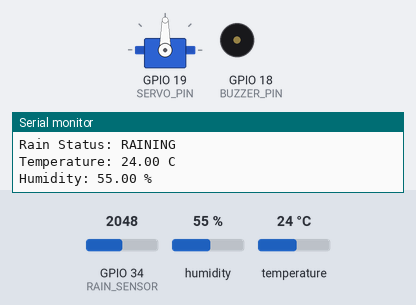
Simulated run of this sketch. Board: ESP32. Parts: servo, buzzer (waves = sounding, pin HIGH), the last lines printed to the serial monitor. Inputs (shaded band) come from the test bench; at power-on: GPIO 34 (RAIN_SENSOR) = 2048, humidity 55 %, temperature 24 °C (analog values on the 0–4095 scale).

Above: at 2.7 s.
2.8 s: GPIO 34 (RAIN_SENSOR) set to 3455
4.9 s: GPIO 34 (RAIN_SENSOR) set to 3538
At 7.4 s:
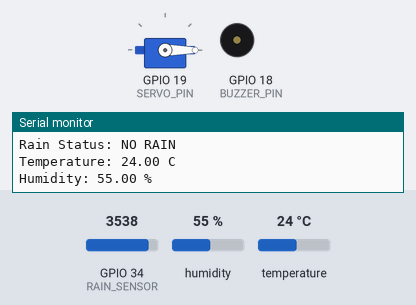
8.4 s: GPIO 34 (RAIN_SENSOR) set to 3460
At 10.0 s:
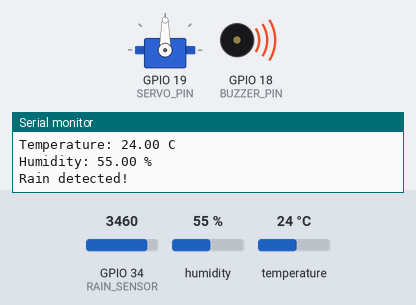
11.7 s: GPIO 34 (RAIN_SENSOR) set to 3540
At 12.7 s:
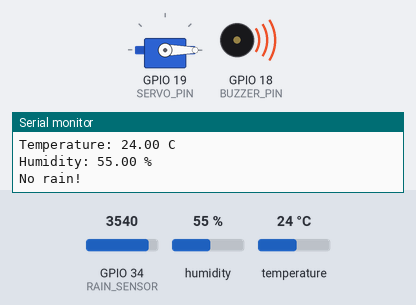
Timing chart, 0 to 14.9 s (numbered marks = the images above; inputs shaded):
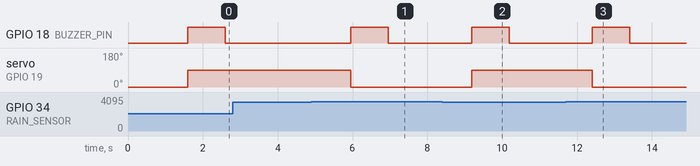

Measured:
- the behaviour switches between 3499 and 3500 on GPIO 34 (RAIN_SENSOR) (found by bisection; images 0 and 1)
- after the input at 4.9 s, GPIO 18 (BUZZER_PIN): LOW → HIGH after 1.1 s, → LOW 1.0 s later; servo on GPIO 19 (SERVO_PIN): 90° → 0° after 1.1 s
- after the input at 8.4 s, GPIO 18 (BUZZER_PIN): LOW → HIGH after 0.78 s, → LOW 1.0 s later; servo on GPIO 19 (SERVO_PIN): 0° → 90° after 0.78 s
- after the input at 11.7 s, GPIO 18 (BUZZER_PIN): LOW → HIGH after 0.71 s, → LOW 1.0 s later; servo on GPIO 19 (SERVO_PIN): 90° → 0° after 0.71 s

The sketch:

RAIN_TEMP_USING_IOT.ino
```cpp
#include <WiFi.h>
#include "AdafruitIO_WiFi.h"
#include <DHT.h>
#include <ESP32Servo.h>

// ==========================
// Adafruit IO Credentials
// ==========================
#define IO_USERNAME  "rain030426"
#define IO_KEY       "aio_DhhD61Umyeg12QDQTRJAJxgeffgQ"

// ==========================
// WiFi Credentials
// ==========================
#define WIFI_SSID    "Robotutor"
#define WIFI_PASS    "Robotutor"

// ==========================
// Pin Definitions for ESP32
// ==========================
#define RAIN_SENSOR   34     // ADC pin
#define BUZZER_PIN    18
#define SERVO_PIN     19
#define DHT_PIN       4
#define DHT_TYPE      DHT11

// ==========================
// Objects
// ==========================
DHT dht(DHT_PIN, DHT_TYPE);
Servo servo;

// ==========================
// Adafruit IO Setup
// ==========================
AdafruitIO_WiFi io(IO_USERNAME, IO_KEY, WIFI_SSID, WIFI_PASS);

AdafruitIO_Feed *temperatureFeed = io.feed("temperature");
AdafruitIO_Feed *humidityFeed    = io.feed("humidity");
AdafruitIO_Feed *rainValueFeed   = io.feed("rain-value");
AdafruitIO_Feed *rainStatusFeed  = io.feed("rain-status");

// ==========================
// Variables
// ==========================
bool lastStateIsRaining = false;
unsigned long lastUpload = 0;
const unsigned long uploadInterval = 10000;

int rainThreshold = 3500;
// ESP32 ADC range is usually 0 to 4095
// Adjust after testing

void setup() {
  Serial.begin(115200);

  pinMode(BUZZER_PIN, OUTPUT);
  digitalWrite(BUZZER_PIN, LOW);

  pinMode(RAIN_SENSOR, INPUT);

  dht.begin();

  // Servo setup for ESP32
  servo.setPeriodHertz(50);                 // standard 50 Hz servo
  servo.attach(SERVO_PIN, 500, 2400);       // min/max pulse width
  servo.write(0);

  // Better ADC setup
  analogReadResolution(12);                 // 0 to 4095

  Serial.println();
  Serial.println("Connecting to Adafruit IO...");
  io.connect();

  while (io.status() < AIO_CONNECTED) {
    Serial.print(".");
    delay(500);
  }

  Serial.println();
  Serial.println("Adafruit IO Connected!");
}

void loop() {
  io.run();

  // Read rain sensor
  int rainValue = analogRead(RAIN_SENSOR);

  // Adjust logic if needed
  bool isRaining = (rainValue < rainThreshold);

  // Rain state change action
  if (lastStateIsRaining != isRaining) {
    digitalWrite(BUZZER_PIN, HIGH);

    if (isRaining) {
      servo.write(90);
      Serial.println("Rain detected!");
    } else {
      servo.write(0);
      Serial.println("No rain!");
    }

    delay(1000);
    digitalWrite(BUZZER_PIN, LOW);
    lastStateIsRaining = isRaining;
  }

  // Read DHT11
  float temperature = dht.readTemperature();
  float humidity = dht.readHumidity();

  // Serial Monitor output
  Serial.print("Rain Value: ");
  Serial.println(rainValue);

  Serial.print("Rain Status: ");
  Serial.println(isRaining ? "RAINING" : "NO RAIN");

  if (!isnan(temperature) && !isnan(humidity)) {
    Serial.print("Temperature: ");
    Serial.print(temperature);
    Serial.println(" C");

    Serial.print("Humidity: ");
    Serial.print(humidity);
    Serial.println(" %");
  } else {
    Serial.println("Failed to read from DHT11");
  }

  // Upload to Adafruit IO
  if (millis() - lastUpload > uploadInterval) {
    lastUpload = millis();

    rainValueFeed->save(rainValue);
    rainStatusFeed->save(isRaining ? "Raining" : "No Rain");

    if (!isnan(temperature) && !isnan(humidity)) {
      temperatureFeed->save(temperature);
      humidityFeed->save(humidity);
    }

    Serial.println("Data uploaded to Adafruit IO");
  }

  delay(1000);
}
```
